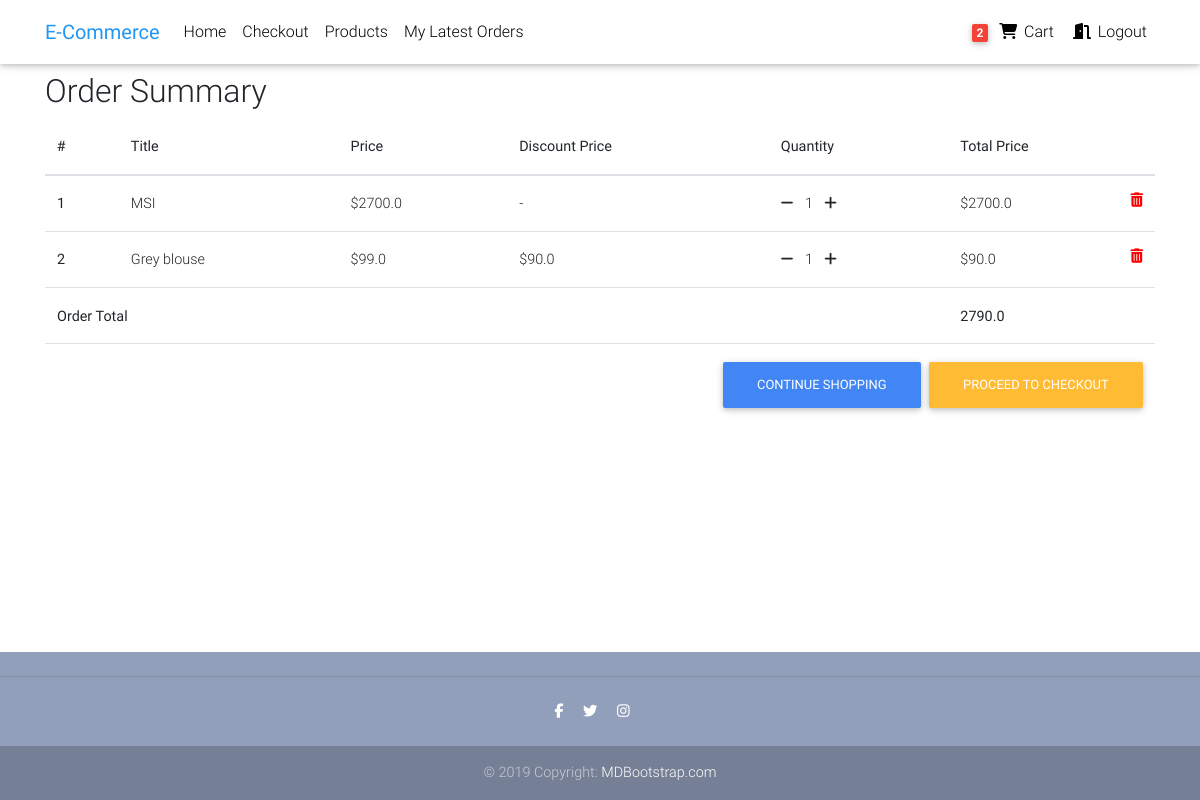
The app's page /cart (signed in) with its own data.
### src/models.py (models this page shows, shortened)
class Order(models.Model):
    user = models.ForeignKey(settings.AUTH_USER_MODEL, on_delete=models.CASCADE)
    ref_code = models.CharField(max_length=20, blank=True, null=True)
    items = models.ManyToManyField(OrderItem)
    start_date = models.DateTimeField(auto_now_add=True)
    ordered_date = models.DateTimeField()
    ordered = models.BooleanField(default=False)
    billing_address = models.ForeignKey("Address", related_name="billing_address", on_delete=models.SET_NULL, blank=True, null=True)
    shipping_address = models.ForeignKey("Address", related_name="shipping_address", on_delete=models.SET_NULL, blank=True, null=True)
    payment = models.ForeignKey("Payment", on_delete=models.SET_NULL, blank=True, null=True)
    coupon = models.ForeignKey("Coupon", on_delete=models.SET_NULL, blank=True, null=True)
    delivered = models.BooleanField(default=False)
    received = models.BooleanField(default=False)
    refund_request = models.BooleanField(default=False)
    refund_granted = models.BooleanField(default=False)
    def get_total_price(self):
        somme = 0
        for item in self.items.all():
            somme += item.get_total_item_price()
        if self.coupon:
            somme -= self.coupon.amount
        return somme

class OrderItem(models.Model):
    user = models.ForeignKey(settings.AUTH_USER_MODEL, on_delete=models.CASCADE)
    ordered = models.BooleanField(default=False)
    item = models.ForeignKey(Item, on_delete=models.CASCADE)
    quantity = models.IntegerField(default=1)
    def get_total_item_price(self):
        if self.item.discount_price:
            return self.quantity * self.item.discount_price
        else:
            return self.quantity * self.item.price

class Item(models.Model):
    title = models.CharField(max_length=100)
    price = models.FloatField()
    discount_price = models.FloatField(blank=True, null=True)
    category = models.CharField(choices=CATEGORY_CHOICES, max_length=2)
    description = models.TextField()
    is_new = models.BooleanField(default=True)
    slug = models.SlugField()
    image = models.ImageField()
    created_at = models.DateTimeField(auto_now_add=True)

### src/views.py (the view)
# urls.py: path("cart", cart, name="cart"),
@login_required
def cart(request):
    try:
        order = Order.objects.filter(user=request.user, ordered=False).first()
        context = {"order": order}
        return render(request, "cart.html", context)
    except ObjectDoesNotExist:
        messages.warning(request, "You don't have an active order")
        return redirect("/")

### src/templatetags/cart_template_tags.py (called while the page is built)
@register.filter
def cart_items_count(user):
    if user.is_authenticated:
        qs = Order.objects.filter(user=user, ordered=False).first()
        somme = 0
        if qs:
            items = qs.items.all()
            for item in items:
                somme += item.quantity
        return somme

### templates/cart.html (shortened to what this page needs)
{% extends "base.html" %}
{% block content %}
  <main>
    <div class="container">
      <h2>Order Summary</h2>
      <div class="table-responsive">
        <table class="table">
            <thead>
              <tr>
                  <th scope="col">#</th>
                  <th scope="col">Title</th>
                  <th scope="col">Price</th>
                  <th scope="col">Discount Price</th>
                  <th scope="col">Quantity</th>
                  <th scope="col">Total Price</th>
              </tr>
            </thead>
            <tbody>
            {% for order_item in order.items.all %}
              <tr>
                  <th scope="row">{{ forloop.counter }}</th>
                  <td >{{ order_item.item.title }}</td>
                  <td >${{ order_item.item.price }}</td>
                  {% if  order_item.item.discount_price %}
                    <td >${{ order_item.item.discount_price }}</td>
                  {% else %}
                    <td >-</td>
                  {% endif %}
                  <td >
                      <a href="{% url 'core:remove_from_cart' order_item.item.slug %}">
                          <i class="fas fa-minus mr-2"></i>
                      </a>
                      {{ order_item.quantity }}
                      <a href="{% url 'core:add_to_cart' order_item.item.slug %}">
                          <i class="fas fa-plus ml-2"></i>
                      </a>
                  </td>
                  <td >
                      ${{ order_item.get_total_item_price }}
                      <a href="{% url 'core:remove_completely_from_cart' order_item.item.slug %}">
                        <i style="color: red" class="fas fa-trash-alt float-right"></i>
                      </a>
                  </td>
              </tr>
            {% endfor %}
            {% if order.get_total_price %}
            <tr>
              <td colspan="5"><b>Order Total</b></td>
              <td><b>{{ order.get_total_price }}</b></td>
            </tr>
            </tbody>
            <tfoot>
              <td colspan="6">
                  <a class="btn btn-warning float-right ml-2" href="/checkout" id="checkout">Proceed to checkout</a>
                  <a class="btn btn-primary float-right" href="{% url "core:get_all_products" %}">Continue shopping</a>
              </td>
            </tfoot>
            {% endif %}
        </table>
      </div>
    </div>
  </main>
{% endblock content %}

### templates/navbar.html (shortened to what this page needs)
{% load cart_template_tags %}
  <nav class="navbar fixed-top navbar-expand-lg navbar-light white scrolling-navbar">
    <div class="container">
      <a class="navbar-brand waves-effect" href="/">
        <strong class="blue-text">E-Commerce</strong>
      </a>
      <div class="collapse navbar-collapse" id="navbarSupportedContent">
        <ul class="navbar-nav mr-auto">
          <li class="nav-item {% if request.path == "/" %}active{% endif %}">
            <a class="nav-link waves-effect" href="/">Home
            </a>
          </li>
          {% if request.user.is_authenticated %}
          <li class="nav-item {% if request.path == "/checkout" %}active{% endif %}">
            <a class="nav-link waves-effect" href="/checkout">Checkout</a>
          </li>
          {% endif %}
          <li class="nav-item {% if "/products" in request.path %}active{% endif %}">
            <a class="nav-link waves-effect" href="/products">Products</a>
          </li>
          {% if request.user.is_authenticated %}
          <li class="nav-item {% if "/my_orders" == request.path %}active{% endif %}">
            <a class="nav-link waves-effect" href="{% url "core:my_orders" %}">My Latest Orders</a>
          </li>
          {% endif %}
        </ul>
        <ul class="navbar-nav nav-flex-icons">
        {% if request.user.is_authenticated %}
          <li class="nav-item">
            <a class="nav-link waves-effect" href="/cart">
              <span class="badge red z-depth-1 mr-1"> {{ request.user|cart_items_count }} </span>
              <i class="fas fa-shopping-cart"></i>
              <span class="clearfix d-none d-sm-inline-block"> Cart </span>
            </a>
          </li>
          <li class="nav-item {% if request.path == "/accounts/logout/" %}active{% endif %}">
            <a class="nav-link waves-effect" href="{% url 'account_logout' %}">
            <i class="fas fa-door-open"></i>
              <span class="clearfix d-none d-sm-inline-block" id="logout"> Logout </span>
            </a>
          </li>
        {% endif %}
        </ul>
      </div>
    </div>
  </nav>

### templates/base.html (style rules this page uses)
html, body, header, .carousel { height: 60vh; }

### records on screen
OrderItem: item "MSI", item.price "2700.0", quantity "1", get_total_item_price "2700.0"
OrderItem: item "Grey blouse", item.price "99.0", item.discount_price "90.0", quantity "1", get_total_item_price "90.0"
Order: get_total_price "2790.0"

### other values on screen
{{ request.user|cart_items_count }} "2"
